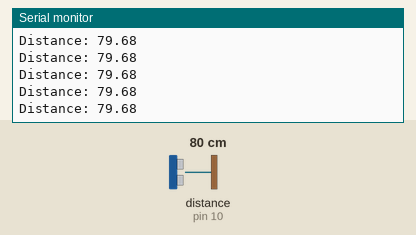
This sketch was run on a simulated Arduino Uno, built with avr-gcc and run on an emulated ATmega328P. On the bench: the last lines printed to the serial monitor. Wiring (inferred from the names in the program): ultrasonic range finder: trigger pin 9; echo pin 10. The inputs (shaded band) are chosen by the test bench; at power-on: distance to the obstacle (sensor on pin 10) 80 cm. The echo pulse lasts 58.3 µs per cm.

Above: at 1.2 s.
1.3 s: distance to the obstacle (sensor on pin 10) set to 120 cm
At 1.49 s:
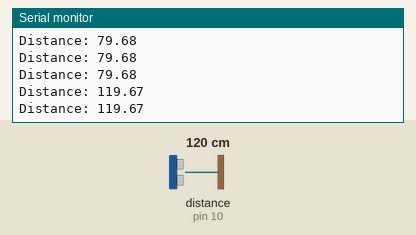
4.3 s: distance to the obstacle (sensor on pin 10) set to 2 cm
At 4.3 s:
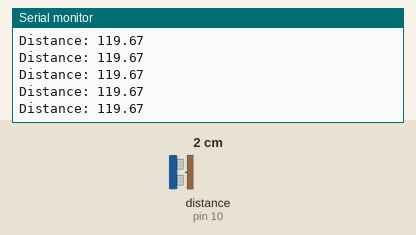
5.8 s: distance to the obstacle (sensor on pin 10) set to 299 cm
At 5.83 s:
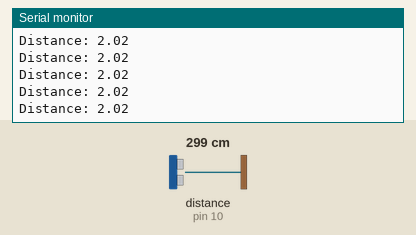
8.8 s: distance to the obstacle (sensor on pin 10) set to 250 cm
At 8.91 s:
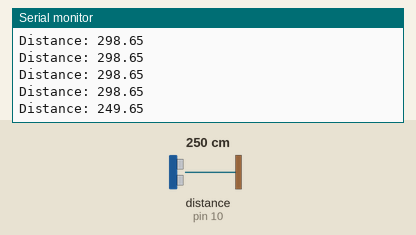
Timing chart, 0 to 11.8 s (numbered marks = the images above; inputs shaded):
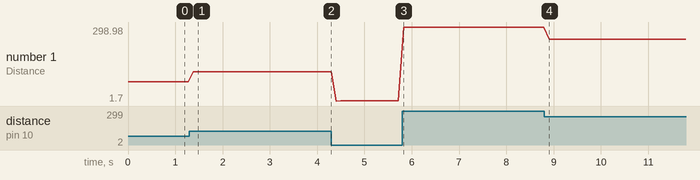

The sketch:

ultrasonic_sensor.ino
```cpp
// Ultrasonic sensor pins
const int trigPin = 9;
const int echoPin = 10;

float duration; // length of sound wave
float distance; // distance of detection

// Speed of sound = 0.0343 cm / microsecond
const float speed = 0.0343;

void setup() {
  pinMode(trigPin, OUTPUT);
  pinMode(echoPin, INPUT);

  Serial.begin(9600);
}

void loop() {
  digitalWrite(trigPin, LOW);
  delayMicroseconds(2);

  // Send out sonic burst
  // 10 microseconds -> 8 cycles
  digitalWrite(trigPin, HIGH);
  delayMicroseconds(10);

  digitalWrite(trigPin, LOW);

  // Detect how long the waves travelled (in ms)
  duration = pulseIn(echoPin, HIGH);

  // Calculate distance using speed and time
  // Halve to account for distance there and back
  distance = (duration * speed) / 2;

  Serial.print("Distance: ");
  Serial.println(distance);
  delay(100);
}
```

Measured:
- after the input at 1.3 s, the serial monitor: prints a new line after 0.08 s (image 1)
- after the input at 8.8 s, the serial monitor: prints a new line after 0.11 s (image 4)
- plotted number 1: 79.68 → 119.67 after the input at 1.3 s, 119.67 → 2.02 after the input at 4.3 s, 2.02 → 298.65 after the input at 5.8 s, 298.65 → 249.65 after the input at 8.8 s
